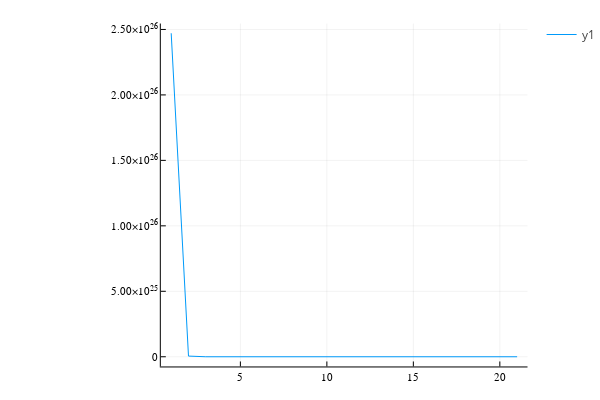

This figure's notebook cell:
### Code cell
plot(gipr)

### Figure 1 — Plotly figure (JSON) as saved in the notebook; plotly's stock layout.template omitted (floating-point values rounded to 4 significant figures)
{"data": [{"colorbar": {"title": ""}, "legendgroup": "y1", "line": {"color": "rgba(0, 154, 250, 1.000)", "dash": "solid", "shape": "linear", "width": 1}, "mode": "lines", "name": "y1", "showlegend": true, "type": "scatter", "x": [1, 2, 3, 4, 5, 6, 7, 8, 9, 10, 11, 12, 13, 14, 15, 16, 17, 18, 19, 20, 21], "xaxis": "x", "y": [2.471e+26, 5.053e+23, 1.053e+21, 2259515317148115000, 5087893452617909, 12470000000000.0, 35410000000.0, 128200000.0, 667600.0, 5952.0, 125, 9.414, 2.378, 1.172, 0.7769, 0.5896, 0.48, 0.4072, 0.3545, 0.3142, 0.2821], "yaxis": "y", "zmax": null, "zmin": null}], "layout": {"annotations": [], "height": 400, "legend_position": {"bgcolor": "rgba(255, 255, 255, 1.000)", "bordercolor": "rgba(0, 0, 0, 1.000)", "borderwidth": 1, "font": {"color": "rgba(0, 0, 0, 1.000)", "family": "sans-serif", "size": 11}, "title": {"font": {"color": "rgba(0, 0, 0, 1.000)", "family": "sans-serif", "size": 15}, "text": ""}, "tracegroupgap": 0, "traceorder": "normal", "x": 1, "xanchor": "auto", "y": 1, "yanchor": "auto"}, "margin": {"b": 20, "l": 0, "r": 0, "t": 20}, "paper_bgcolor": "rgba(255, 255, 255, 1.000)", "plot_bgcolor": "rgba(255, 255, 255, 1.000)", "showlegend": true, "width": 600, "xaxis": {"anchor": "y", "domain": [0.3029, 0.9934], "gridcolor": "rgba(0, 0, 0, 0.100)", "gridwidth": 0.5, "linecolor": "rgba(0, 0, 0, 1.000)", "mirror": false, "range": [0.4, 21.6], "showgrid": true, "showline": true, "showticklabels": true, "tickangle": 0, "tickcolor": "rgb(0, 0, 0)", "tickfont": {"color": "rgba(0, 0, 0, 1.000)", "family": "sans-serif", "size": 11}, "tickmode": "array", "ticks": "inside", "ticktext": ["5", "10", "15", "20"], "tickvals": [5, 10, 15, 20], "title": "", "titlefont": {"color": "rgba(0, 0, 0, 1.000)", "family": "sans-serif", "size": 15}, "type": "-", "visible": true, "zeroline": false, "zerolinecolor": "rgba(0, 0, 0, 1.000)"}, "yaxis": {"anchor": "x", "domain": [0.03762, 0.9902], "gridcolor": "rgba(0, 0, 0, 0.100)", "gridwidth": 0.5, "linecolor": "rgba(0, 0, 0, 1.000)", "mirror": false, "range": [-7.413e+24, 2.545e+26], "showgrid": true, "showline": true, "showticklabels": true, "tickangle": 0, "tickcolor": "rgb(0, 0, 0)", "tickfont": {"color": "rgba(0, 0, 0, 1.000)", "family": "sans-serif", "size": 11}, "tickmode": "array", "ticks": "inside", "ticktext": ["0", "5.00×10<sup>25</sup>", "1.00×10<sup>26</sup>", "1.50×10<sup>26</sup>", "2.00×10<sup>26</sup>", "2.50×10<sup>26</sup>"], "tickvals": [0, 5e+25, 1e+26, 1.5e+26, 2e+26, 2.5e+26], "title": "", "titlefont": {"color": "rgba(0, 0, 0, 1.000)", "family": "sans-serif", "size": 15}, "type": "-", "visible": true, "zeroline": false, "zerolinecolor": "rgba(0, 0, 0, 1.000)"}}}
